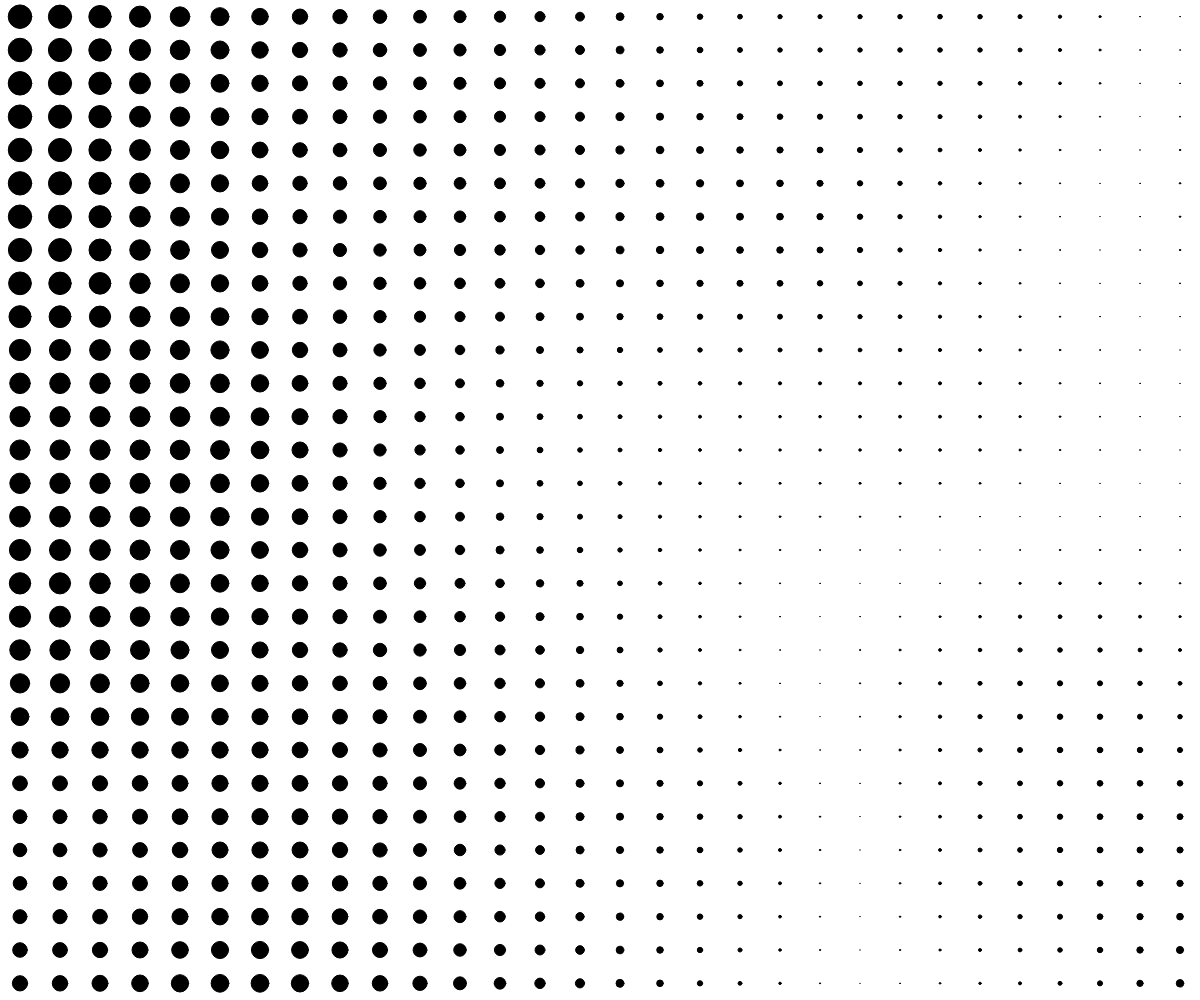
Frame 1 (no input)
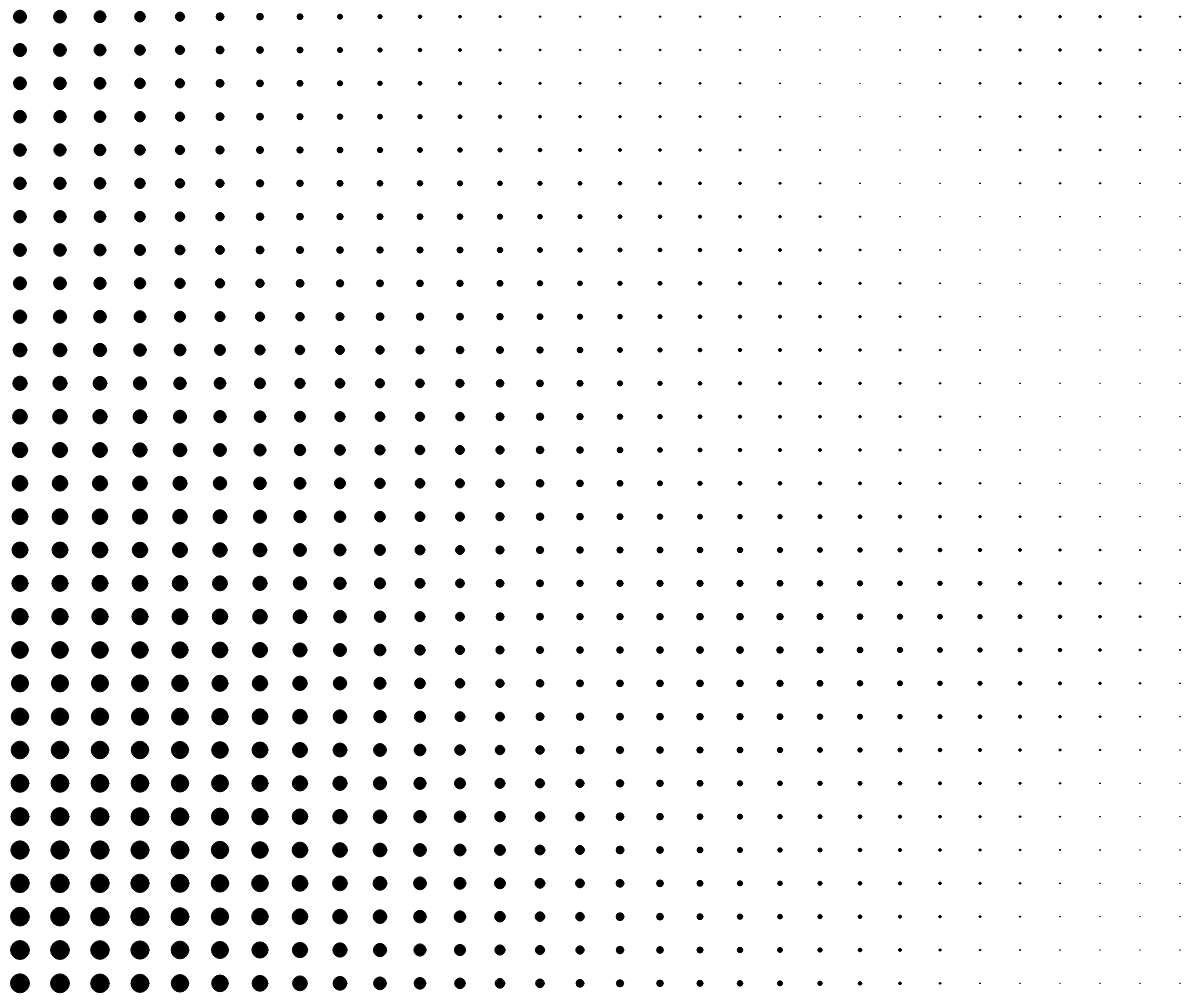
Frame 60 (no input)
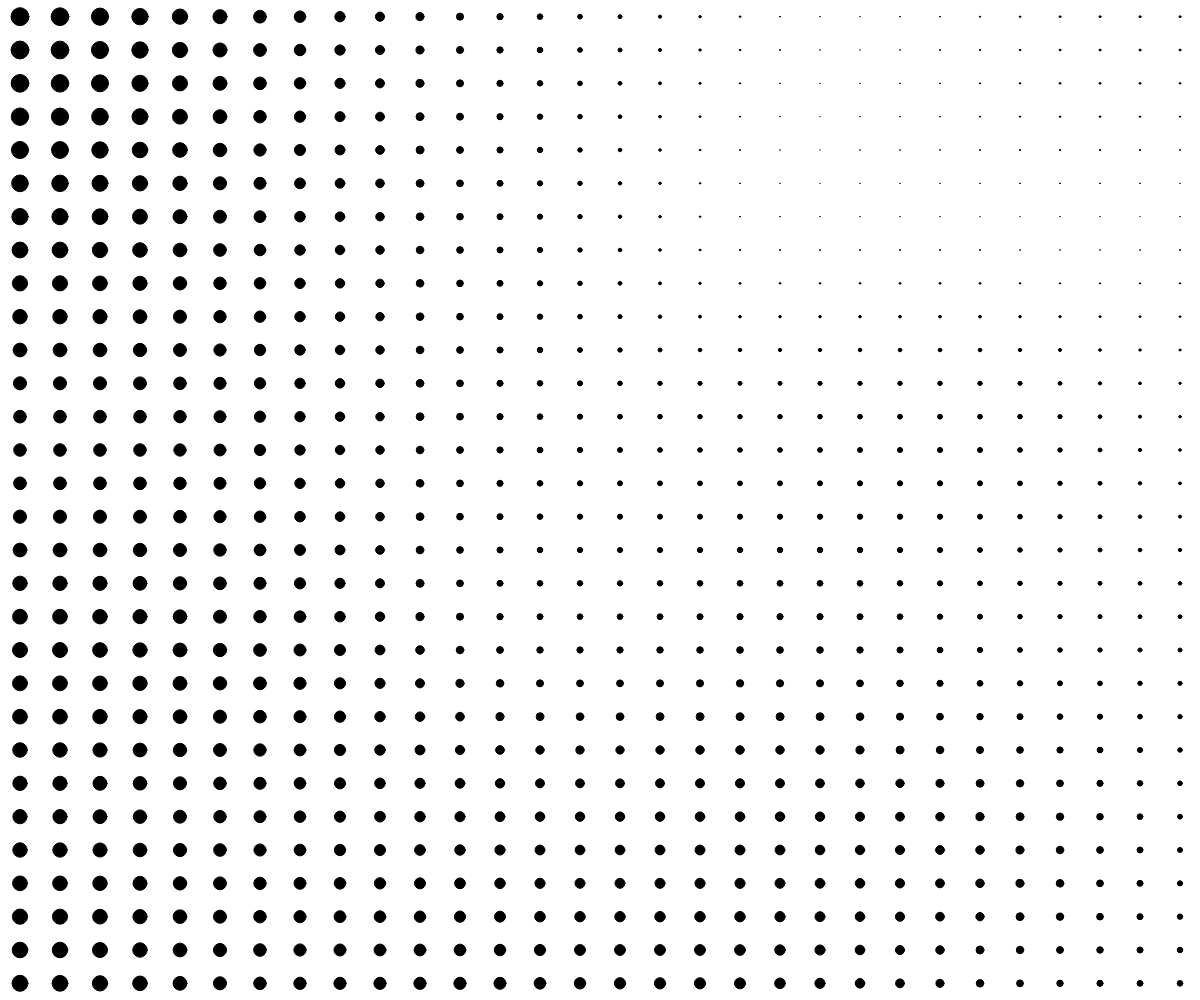
Frame 120 (the mouse pressed at the canvas centre since frame 60)

The p5.js sketch that drew these frames (run headless with seeded random() and noise() and a simulated clock; from frame 60 on, the mouse is pressed at the canvas centre):

// p5.js sketch
// ── sketch.js
function setup() {
  createCanvas(windowWidth, windowHeight);
  background(220);
}
let num = 30;
let rows = num;
let columns = num;
let counter = 0;

function draw() {
  background(255);
  translate((0.5*width)/columns, (0.5*height)/rows);

  counter+=0.01;
  
  for(let x = 0;x<columns;x++) {
    for(let y = 0;y<rows;y++) {

      let n = noise(x/50,y/50,lerp(counter, counter+((mouseX-mouseY)/100), 0.1));
      fill(0);
      ellipse(
      (x*width)/columns,
        (y*height)/rows,
        (n * 80 - 30)
      )
    }
  }
}
